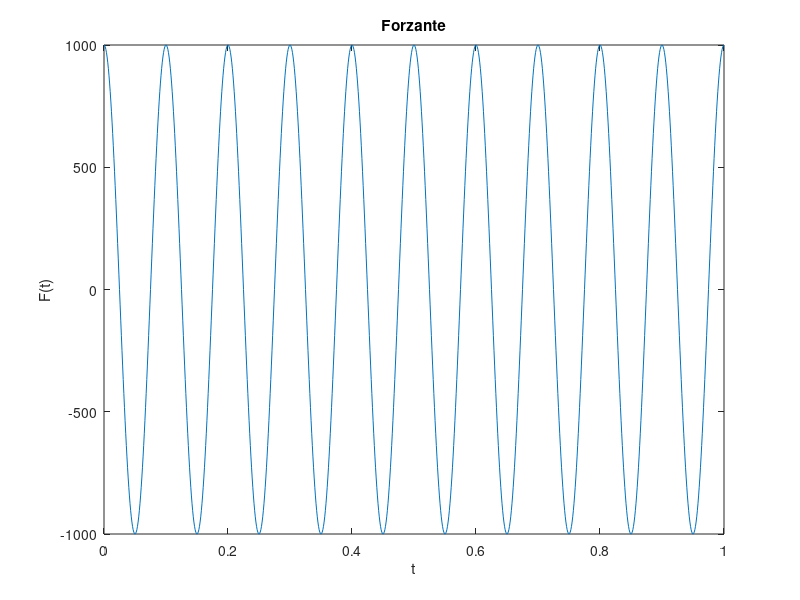
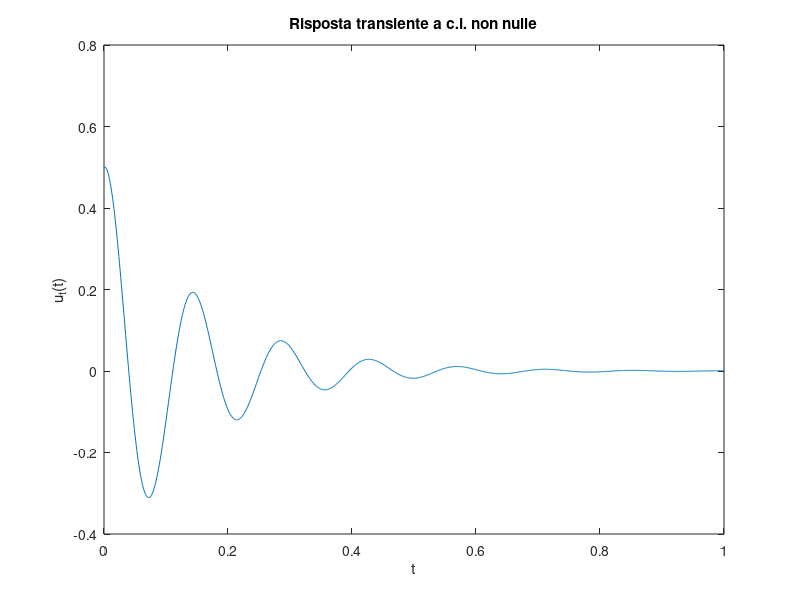
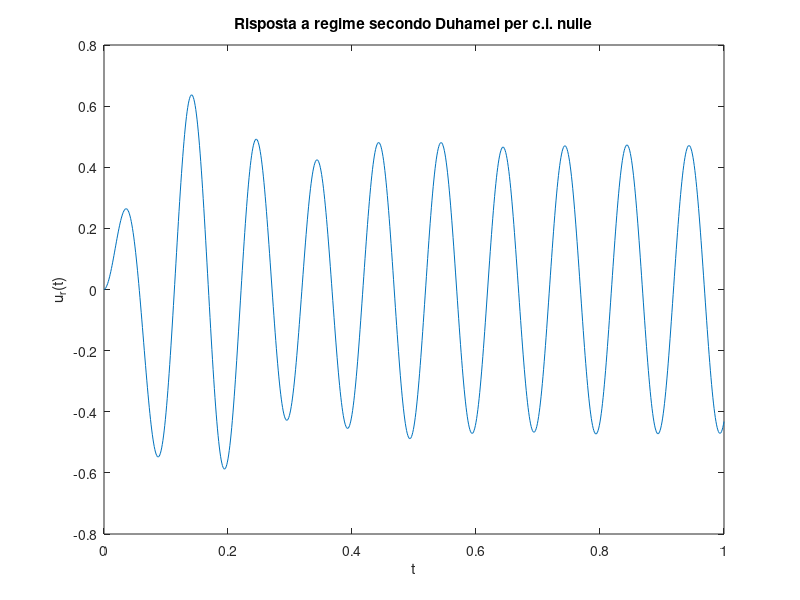
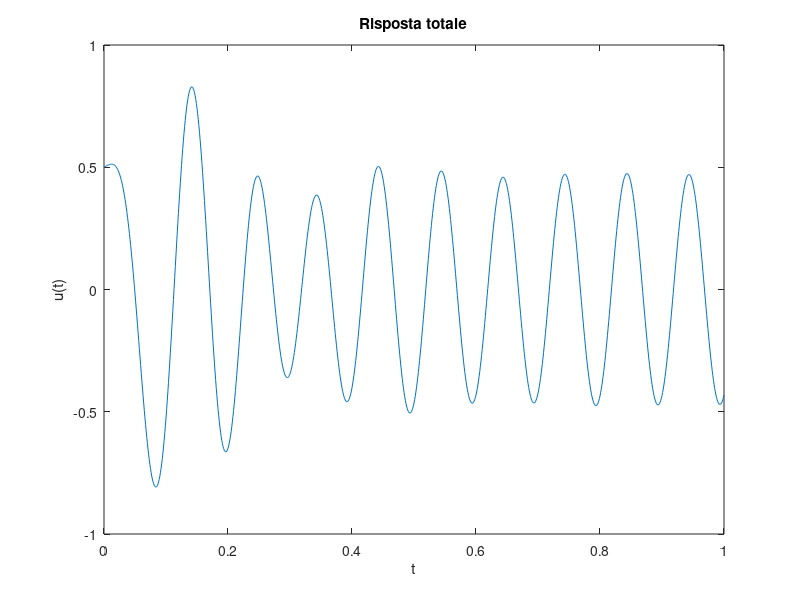

Source code (MATLAB) for these figures, in order:
% Corso di Fondamenti di Dinamica e Instabilita' delle Strutture
% Universita' di Bergamo, Facolta' di Ingegneria, Dalmine
% Docente: prof. Egidio Rizzi
%
% PROGRAMMA PER IL CALCOLO DELL'INTEGRALE DI DUHAMEL
% scritto da G. Cocchetti ed E. Rizzi
% aprile 2006
%
% Inizializzazioni:
% cancella variabili e figure eventualmete in memoria da run precedenti
%
clear all
clf
%
% Dati di input
% Condizioni iniziali a t0 su spostamento u0 e velocita' up0
%
t0=0;
u0=0.5;
up0=1;
%
% Parametri del sistema ad un grado di liberta': massa, fattore
% di smorzamento relativo al critico, rigidezza elastica
%
m=1;
z=15/100;
ke=2000;
w1=sqrt(ke/m);
%
% Tempo di analisi (in s) e numero di incrementi temporali
%
ta=1;
ni=1000;
%
% Warning per ricordare numero pari di intervalli nel
% caso di regola di Simpson
%
if(rem(ni,2)~=0)
 disp('stop: inserire n. di incrementi pari per Simpson)')
 return
end
%
% Vettore degli istanti di tempo
%
Dt=ta/ni;
t=[t0:Dt:ta];
%
% Forzante
%
T=ta/10;
w=2*pi/T;
F=1000;
%
% Forzante armonica
%
Ft=F*cos(w*t);
%
% Forzante generica da inserire
%
% Ft=F*ft(t)
%
% Plot 1 - Rappresentazione della forzante
%
figure(1)
plot(t,Ft)
title('Forzante')
xlabel('t')
ylabel('F(t)')
%
% Vettore degli spostamenti
% Risposta transiente a c.i. non nulle
%
wd=w1*sqrt(1-z^2);
A=(up0+z*w1*u0)/wd;
B=u0;
ut=exp(-z*w1*t).*(A*sin(wd*t)+B*cos(wd*t));
%
% Plot 2 - Rappresentazione della risposta transiente a c.i. non nulle
%
figure(2)
plot(t,ut)
title('Risposta transiente a c.i. non nulle')
xlabel('t')
ylabel('u_t(t)')
%
% Risposta a regime (Integrale di Duhamel)
%
% Regola dei rettangoli
%
ur=zeros(size(ut));
for i=2:(ni+1)
 ti=t(i);
 for k=1:(i-1)
  tk=t(k);
  %
  % funzione h(t) risposta a impulso unitario
  %
  ht=1/m/wd*exp(-z*w1*(ti-tk))*sin(wd*(ti-tk));
  ur(i)=ur(i)+Ft(k)*ht*Dt;
 end
end
%
% Plot 3 - Rappresentazione della risposta a regime (risposta a
% alla forzante secondo Duhamel per c.i. nulle)
%
figure(3)
plot(t,ur)
title('Risposta a regime secondo Duhamel per c.i. nulle')
xlabel('t')
ylabel('u_r(t)')
%
% Plot 4 - Rappresentazione della risposta totale
%
figure(4)
plot(t,ut+ur)
title('Risposta totale')
xlabel('t')
ylabel('u(t)')
%**************************************************************************
% Confronto con risposta analitica
%**************************************************************************
%
% Risposta analitica a forzante armonica F cos(wt)
%
b=w/w1;
D=(1-b^2)^2+(2*z*b)^2;
N=1/sqrt(D);
ust=F/ke;
Z1=ust*(1-b^2)/D;
Z2=ust*(2*z*b)/D;
R=sqrt(Z1^2+Z2^2);
DR=R-ust*N;
csirad=atan(2*z*b/(1-b^2));
csideg=csirad/pi*180;
%
uap=Z1*cos(w*t)+Z2*sin(w*t);
%
% Plot 5 - Rappresentazione della risposta analitica a forzante armonica,
%          integrale particolare in sfasamento sulla forzante
figure(5)
plot(t,uap/Z1,'b')
hold on
plot(t,Ft/F,'g')
title('Risposta analitica a Fcos(wt), integrale particolare con sfasamento sulla forzante')
xlabel('t')
ylabel('u_a_p(t)/u_a_p_0    F(t)/F')
%
% Risposta completa a forzante armonica F cos(wt) con c.i. nulle
% per confronto con l'Integrale di Duhamel calcolato
%
ua0=0;
uap0=0;
Aa=(z*w1*(ua0-Z1)-w*Z2+uap0)/wd;
Ba=ua0-Z1;
uat=exp(-z*w1*t).*(Aa*sin(wd*t)+Ba*cos(wd*t))+uap;
%
% Plot 6 - Rappresentazione della risposta analitica a forzante armonica,
%          integrale totale
figure(6)
plot(t,uat,'b')
hold on
plot(t,ur,'g')
title('Risposta analitica a Fcos(wt) integrale totale, confronto con integrale di Duhamel')
xlabel('t')
ylabel('u_a_t(t)  u_r(t)')